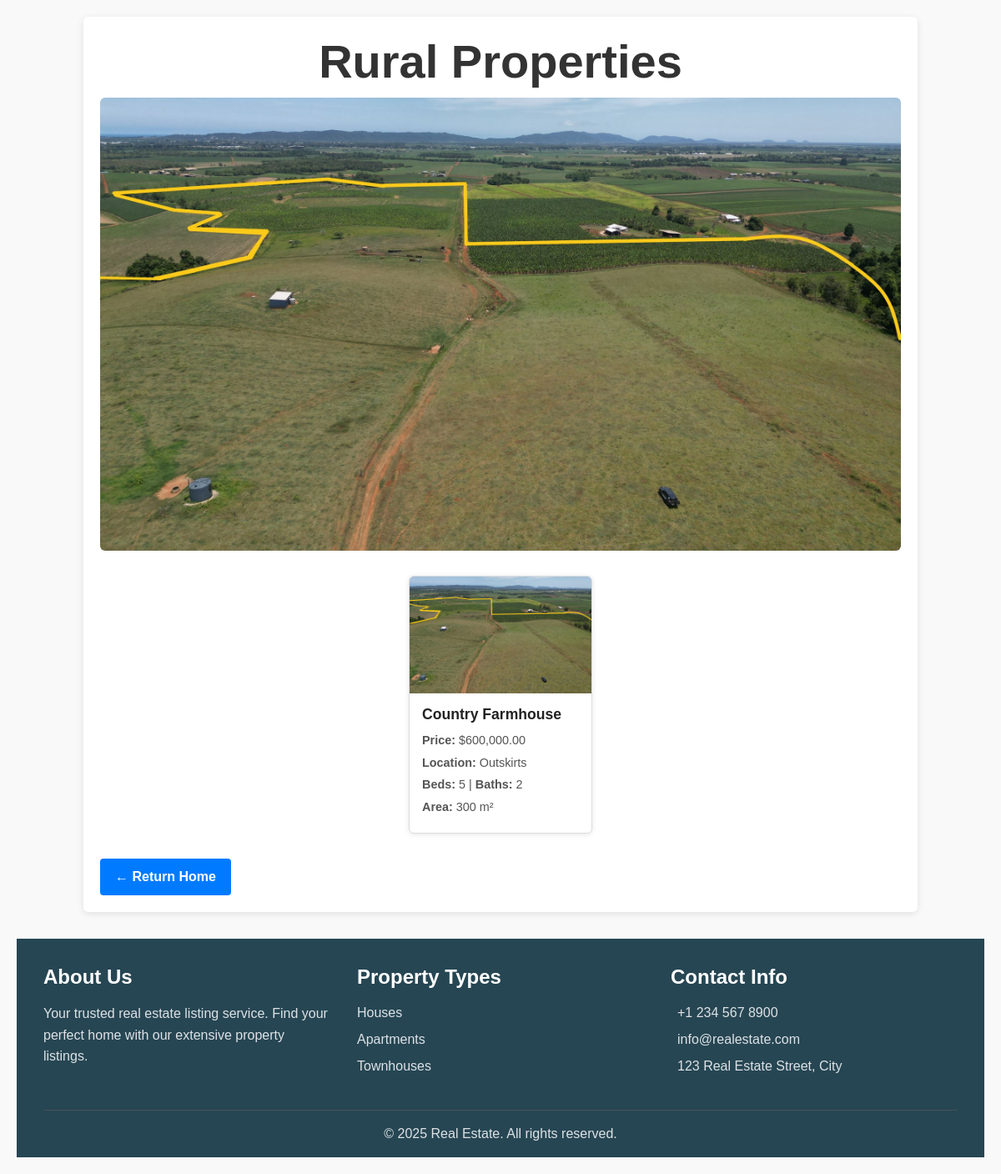
Screenshot of /category.php?type=rural with the database file from the repository.
### tables this page shows
CREATE TABLE `categories` (
  `id` int(11) NOT NULL AUTO_INCREMENT,
  `name` varchar(100) NOT NULL,
  `slug` varchar(100) NOT NULL,
  `image_url` varchar(255) NOT NULL,
  `description` text DEFAULT NULL,
  `parent_id` int(11) DEFAULT NULL,
  `created_at` timestamp NOT NULL DEFAULT current_timestamp(),
  PRIMARY KEY (`id`),
  KEY `parent_id` (`parent_id`)
);

CREATE TABLE `properties` (
  `id` int(11) NOT NULL AUTO_INCREMENT,
  `title` varchar(100) NOT NULL,
  `description` text DEFAULT NULL,
  `price` decimal(10,2) DEFAULT NULL,
  `location` varchar(100) DEFAULT NULL,
  `property_type` varchar(50) DEFAULT NULL,
  `bedrooms` int(11) DEFAULT NULL,
  `bathrooms` int(11) DEFAULT NULL,
  `area` decimal(10,2) DEFAULT NULL,
  `featured` tinyint(1) DEFAULT 0,
  `image_url` varchar(255) DEFAULT NULL,
  `created_at` timestamp NOT NULL DEFAULT current_timestamp(),
  `category_id` int(11) DEFAULT NULL,
  `status` varchar(50) DEFAULT 'available',
  `is_new` tinyint(1) DEFAULT 0,
  PRIMARY KEY (`id`),
  KEY `category_id` (`category_id`)
);

### category.php (the view, shortened to what this page needs)
<?php
require_once 'includes/database.php';
$slug = isset($_GET['type']) ? trim($_GET['type']) : '';
try {
    $stmt = $conn->prepare("SELECT id, name, image_url FROM categories WHERE slug = :slug LIMIT 1");
    $stmt->bindParam(':slug', $slug, PDO::PARAM_STR);
    $stmt->execute();
    $category = $stmt->fetch(PDO::FETCH_ASSOC);
    $stmt = $conn->prepare("
        SELECT id, title, image_url, price, location, bedrooms, bathrooms, area
        FROM properties
        WHERE category_id = :category_id
        LIMIT 5
    ");
    $stmt->bindParam(':category_id', $category['id'], PDO::PARAM_INT);
    $stmt->execute();
    $properties = $stmt->fetchAll(PDO::FETCH_ASSOC);
} catch (PDOException $e) {
    die("Database error: " . $e->getMessage());
}
?>
<!DOCTYPE html>
<html lang="en">
<head>
<link rel="stylesheet" href="assets/css/variables.css" as="style">
    <link rel="stylesheet" href="assets/css/main.css" as="style">
    <link rel="stylesheet" href="assets/css/home.css" as="style">
</head>
<body>
<div class="container_category">
    <h1><?= htmlspecialchars($category['name']); ?> Properties</h1>
    <?php if (!empty($category['image_url'])): ?>
        <img src="<?= htmlspecialchars($category['image_url']); ?>" alt="<?= htmlspecialchars($category['name']); ?> Image" class="category-image">
    <?php endif; ?>
    <?php if (count($properties) > 0): ?>
    <div class="properties-grid">
        <?php foreach ($properties as $property): ?>
            <div class="property-card" role="article">
                <a href="property.php?id=<?= $property['id']; ?>">
                    <img src="<?= htmlspecialchars($property['image_url']); ?>" alt="<?= htmlspecialchars($property['title']); ?>" loading="lazy" />
                </a>
                <div class="property-info">
                    <h2><?= htmlspecialchars($property['title']); ?></h2>
                    <p><strong>Price:</strong> $<?= number_format($property['price'], 2); ?></p>
                    <p><strong>Location:</strong> <?= htmlspecialchars($property['location']); ?></p>
                    <p><strong>Beds:</strong> <?= (int)$property['bedrooms']; ?> | <strong>Baths:</strong> <?= (int)$property['bathrooms']; ?></p>
                    <p><strong>Area:</strong> <?= (float)$property['area']; ?> m²</p>
                </div>
            </div>
        <?php endforeach; ?>
    </div>
    <?php else: ?>
        <p>No properties found in this category.</p>
    <?php endif; ?>
    <a href="index.php" class="back-home">← Return Home</a>
</div>
<?php include 'includes/footer.php'; ?>
</body>
</html>

### assets/css/variables.css (style rules this page uses)
:root { --color-primary: #2A9D8F; --color-secondary: #E9C46A; --color-accent: #E76F51; --color-dark: #264653; --color-light: #F4F1DE; --color-white: #FFFFFF; --color-gray-100: #F8F9FA; --color-gray-200: #E9ECEF; --color-gray-300: #DEE2E6; --color-gray-400: #CED4DA; --color-gray-500: #ADB5BD; --color-gray-600: #6C757D; --color-gray-700: #495057; --color-gray-800: #343A40; --color-gray-900: #212529; --font-primary: 'Poppins', sans-serif; --font-secondary: 'Playfair Display', serif; --font-size-base: 16px; --font-size-h1: 3.5rem; --font-size-h2: 2.5rem; --font-size-h3: 2rem; --font-size-h4: 1.5rem; --font-size-small: 0.875rem; --spacing-xs: 0.25rem; --spacing-sm: 0.5rem; --spacing-md: 1rem; --spacing-lg: 1.5rem; --spacing-xl: 2rem; --spacing-2xl: 3rem; --spacing-3xl: 4rem; --container-max-width: 1200px; --container-padding: var(--spacing-lg); --section-spacing-vertical: var(--spacing-2xl); --section-spacing-horizontal: var(--spacing-lg); --border-radius-sm: 4px; --border-radius-md: 8px; --border-radius-lg: 16px; --border-radius-xl: 24px; --shadow-sm: 0 2px 4px rgba(0,0,0,0.05); --shadow-md: 0 4px 6px rgba(0,0,0,0.1); --shadow-lg: 0 10px 15px rgba(0,0,0,0.1); --transition-fast: 0.2s ease; --transition-normal: 0.3s ease; --transition-slow: 0.5s ease; }

### assets/css/main.css (style rules this page uses)
:root { --primary-color: #2c5282; --secondary-color: #4a5568; }
* { margin: 0; padding: 0; box-sizing: border-box; }
body { font-family: var(--font-primary); font-size: var(--font-size-base); line-height: 1.5; color: var(--text-color); background-color: var(--background-color); }
h1, h2, h3, h4, h5, h6 { margin-bottom: var(--spacing-md); font-weight: bold; line-height: 1.2; }
h1 { font-size: var(--font-size-h1); }
h2 { font-size: var(--font-size-h2); }
a { color: var(--secondary-color); text-decoration: none; transition: color var(--transition-speed); }
.property-card { border: 1px solid #ddd; border-radius: 8px; overflow: hidden; }

### assets/css/home.css (style rules this page uses)
.property-card { background: #fff; border-radius: 8px; overflow: hidden; box-shadow: 0 2px 4px rgba(0,0,0,0.1); transition: transform 0.3s ease; }

### category.php (style rules this page uses)
body { font-family: 'Poppins', sans-serif; background: #f9f9f9; margin: 0; padding: 20px; }
.container_category { max-width: 1000px; margin: 0 auto; background: white; padding: 20px; border-radius: 6px; box-shadow: 0 2px 8px rgba(0,0,0,0.1); }
h1 { margin-bottom: 10px; color: #333; text-align: center; }
.category-image { max-width: 100%; height: auto; border-radius: 6px; margin: 10px 0 30px; display: block; }
.properties-grid { display: flex; gap: 20px; flex-wrap: wrap; justify-content: center; }
.property-card { background: #fff; border: 1px solid #ddd; border-radius: 6px; width: 220px; overflow: hidden; box-shadow: 0 1px 6px rgba(0,0,0,0.1); }
.property-card img { width: 100%; height: 140px; object-fit: cover; display: block; }
.property-info { padding: 15px; }
.property-info h2 { font-size: 1.1rem; margin: 0 0 10px; color: #222; }
.property-info p { margin: 5px 0; font-size: 0.9rem; color: #555; }
.back-home { display: inline-block; margin-top: 30px; background: #007bff; color: white; padding: 10px 18px; border-radius: 4px; text-decoration: none; font-weight: 600; transition: background-color 0.3s ease; }

### rows the page displays
categories: name "Rural", image_url (picture)
properties: image_url (picture), title "Country Farmhouse", price "600,000.00", location "Outskirts", bedrooms "5", bathrooms "2", area "300"
